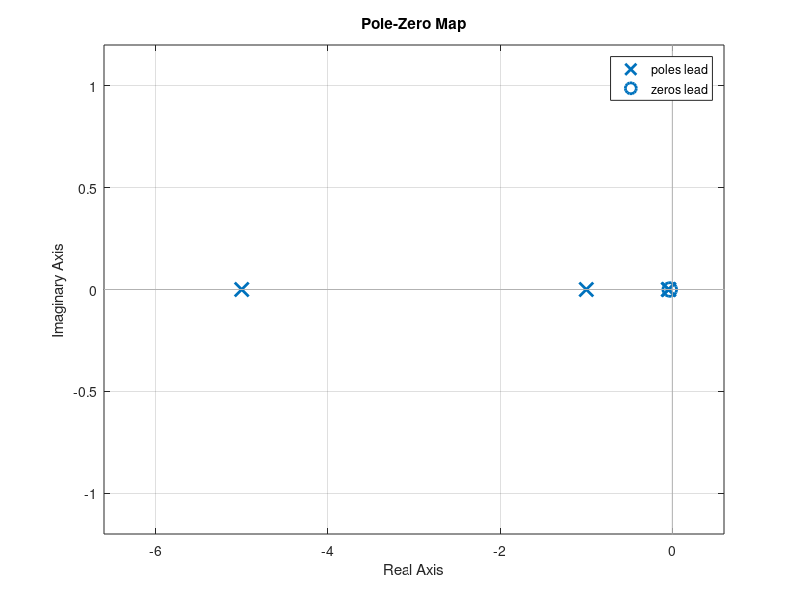
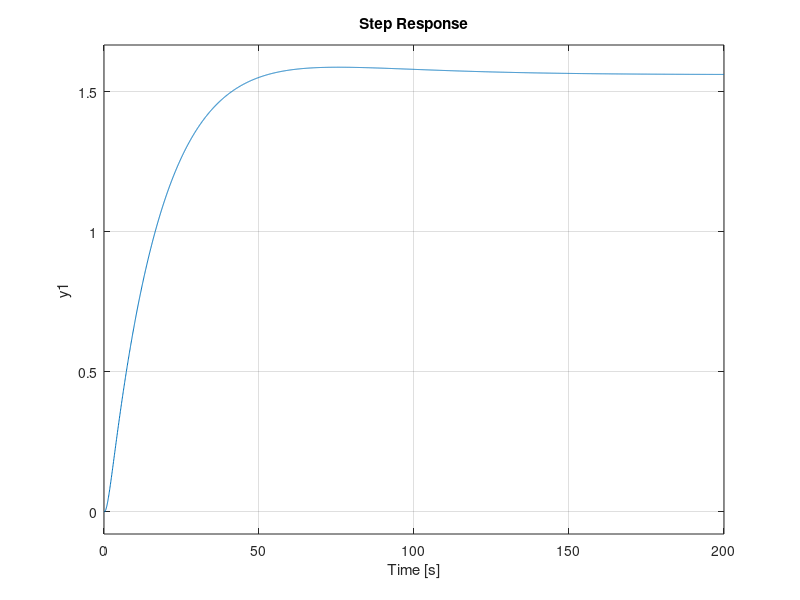

Here is the MATLAB script that generated these plots, in order: (Note: this script raises an error after producing the figures.)
clc
clear all
C1=743; 
T=1; 
tau =0.2;
M=1500; 
Ca=1.19; 
v=30;
s=tf('s')
sys=tf([C1/M*T],[1,2*Ca*v/M]);
sys2=tf([1],[1,1/T]);
sys3=tf([1],[1,1/tau]); 
sysf=sys2*sys3*sys
Gc=(s+.03)/(s+.04); 
lead=sysf*Gc
p=pole(sysf)
p1=pole(lead)
z=zero(sysf)
z1=zero(lead)
figure
pzmap(lead) 
figure
step(lead)
stepinfo(lead)
figure(1)
rlocus(sysf)
figure(2)
rlocus(lead);

figure(3)
Gcloseloop=sysf*Gc/(1+sysf*Gc)
step(lead)
figure(4)
step(sys)
figure(5)
Gcloseloop=sysf*Gc/(1+sysf*Gc);
step(sysf/(1+sysf));
hold on
step(Gcloseloop);
legend('closeloop response without any controller','closeloop response with Lag compensator');
 
 

 
% %PID controller
% 
%  
% Kp= 0.6833;
% 
%  
% D =0;
%  
% I=tf([0.057],[1,0]);
% 
%  
% PID=Kp+D+I;
% 
%  
% sys4=PID*sysf
% 
%  
% figure
% 
%  
% pzmap(sys4)
% 
%  
% figure
% 
%  
% step(sys4)
% 
%  
% stepinfo(sys4)
% 
%  
% P=pole(sys4)